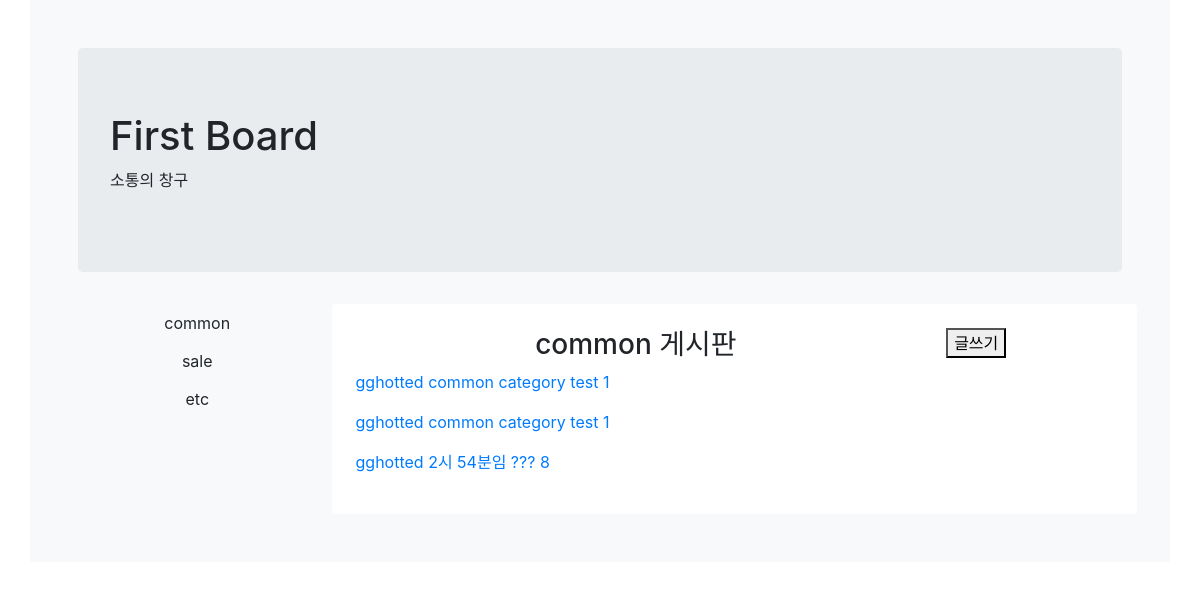
The app's page /board/common/0/list, older data.
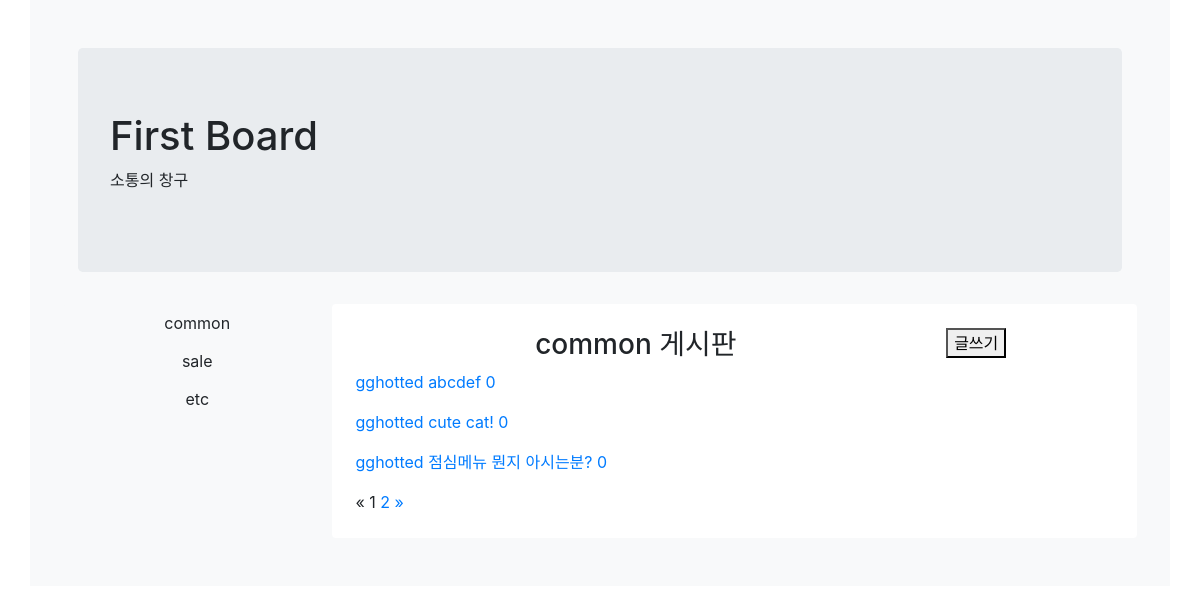
The same page, newer data.
### board/models.py (models this page shows, shortened)
class Board(models.Model):
    author = models.ForeignKey('auth.User', on_delete=models.CASCADE)
    title = models.CharField(max_length=200)
    text = models.TextField()
    created_date = models.DateTimeField(default=timezone.now)
    views = models.PositiveIntegerField(default=0)
    image = models.CharField(max_length=200, null=True, blank=True)
    category = models.CharField(max_length=10, default='common')
    class Meta:
        ordering = ['-created_date']

### board/views.py (the view, shortened to what this page needs)
# urls.py: path('<int:pk>/<mode>', views.ViewManager.as_view(), name='manager'),
class ViewManager(View):
    def get(self, request, mode, pk, category):
        if mode == 'list':
            posts = models.Board.objects.all()
            if category:
                posts = posts.filter(category=category)
            page = request.GET.get('page', 1)
            paginator = Paginator(posts, 3)
            posts = paginator.page(page)
            return render(request, "board/list.html", {'posts': posts})
        elif mode == 'detail':
            post = get_object_or_404(models.Board, pk=pk)  # id or pk
            post.views += 1
            post.save()
            return render(request, "board/detail.html", {"post": post})
        elif mode == 'add':
            form = forms.BoardForm()
            return render(request, 'board/edit.html', {'form': form})
        elif mode == 'edit':
            post = get_object_or_404(models.Board, pk=pk)
            form = forms.BoardForm(instance=post)
            return render(request, 'board/edit.html', {'form': form})
        else:
            return HttpResponse('ERROR PAGE')

### utils/context_processors.py (called while the page is built)
def url_params(request):
    return {'url_params': request.resolver_match.kwargs}

def categories(request):
    return {'categories': settings.CATEGORIES}

### templates/board/list.html
{% extends 'board/base.html' %}
{% block content %}
    <div class="row">
        <div class="col">
            <p class="h3 w-100 text-center">{{url_params.category}} 게시판</p>
        </div>
        <div class="col-3">
            <button class="mr-1" type="button" onclick="location.href='{% url 'board:manager' url_params.category 0 'add' %}' ">글쓰기</button>
        </div>
    </div>
    {% for post in posts %}
        <p><a class="post" href="{% url 'board:manager' post.category post.id 'detail' %}">{{post.author}} {{post.title}} {{post.views}}</a></p>
    {% endfor %}
    {% if posts.has_other_pages %}
        {% if posts.has_previous %}
          <a href="?page={{ posts.previous_page_number }}">&laquo;</a>
        {% else %}
          <span>&laquo;</span>
        {% endif %}
        {% for i in posts.paginator.page_range%}
          {% if posts.number == i %}
            <span>{{ i }} </span>
          {% else %}
            <a href="?page={{ i }}">{{ i }}</a>
          {% endif %}
        {% endfor %}
        {% if posts.has_next %}
            <a href="?page={{ posts.next_page_number }}">&raquo;</a>
        {% else %}
            <span>&raquo;</span>
        {%endif %}
    {%endif%}
{% endblock %}

### templates/board/base.html (shortened to what this page needs)
<!DOCTYPE html>
<html lang="en">
<head>
    <link rel="stylesheet" href="https://stackpath.bootstrapcdn.com/bootstrap/4.4.1/css/bootstrap.min.css">
</head>
<body>
<div class="container bg-light p-5">
    <div class="jumbotron">
        <h1>First Board</h1>
        <p>소통의 창구</p>
    </div>
    <div class="row">
        <div class="col-3 rounded">
            <div class="row">
            {% for category in categories %}
                    <a class="w-100 btn btn-light"
                   href="{% url 'board:manager' category 0 'list' %}">{{category}}</a>
            {% endfor %}
            </div>
        </div>
        <div class="col-9 bg-white rounded p-4">
        {% block content %}
        {% endblock %}
        </div>
    </div>
</div>
</body>
</html>

Row changes from the older to the newer data that the page shows:
removed Board: author "gghotted", title "common category test", views "1"
no longer on this page (row edited): Board: author "gghotted", title "common category test", views "1"
no longer on this page (row edited): Board: author "gghotted", title "2시 54분임 ???", views "8"
added Board: author "gghotted", title "abcdef", views "0"
added Board: author "gghotted", title "cute cat!", views "0"
added Board: author "gghotted", title "점심메뉴 뭔지 아시는분?", views "0"
Text that changed along with them:
new list line: "1"
new list line: "2"
